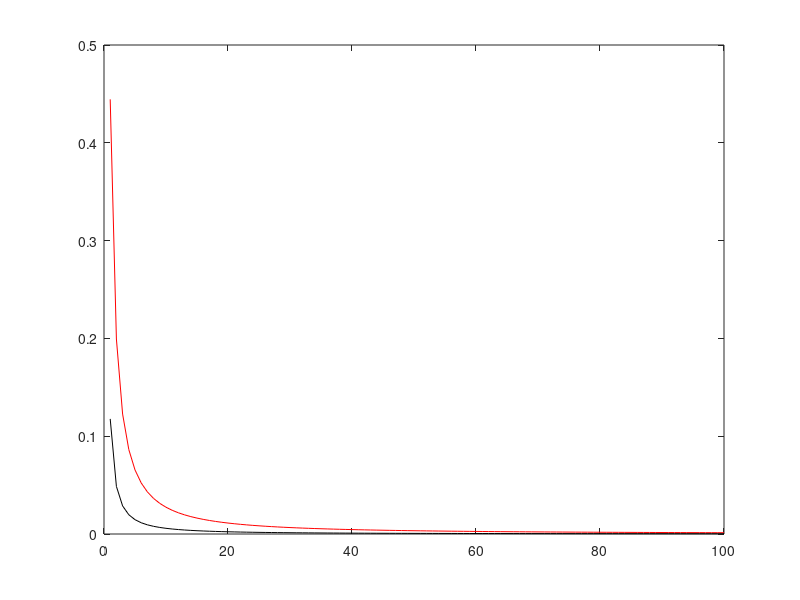

This figure's MATLAB source:
function chapter4
%CHAPTER4 Summary of this function goes here
%   Detailed explanation goes here

n_max=100;
e1=zeros(1,n_max);
e2=zeros(1,n_max);

for n=1:n_max
    
    h=1/n;

    x1=h:h:1;
    x2=h/2:h:1+h/2;
    f1 = [0 sqrt(x1).*log(x1)];
    f2 = sqrt(x2).*log(x2);

    X1=(2*(sum(f1)-f1(1)-f1(end))+f1(1)+f1(end))*h/2;
    X2=(4*(sum(f2)-f2(end))+2*(sum(f1)-f1(1)-f1(end))+f1(1)+f1(end))*h/6;

    e1(n)=abs(-4/9-X1);
    e2(n)=abs(-4/9-X2);
end

x=1:n_max;
plot(x,e1,'red');
hold on
plot(x,e2,'black');
end
